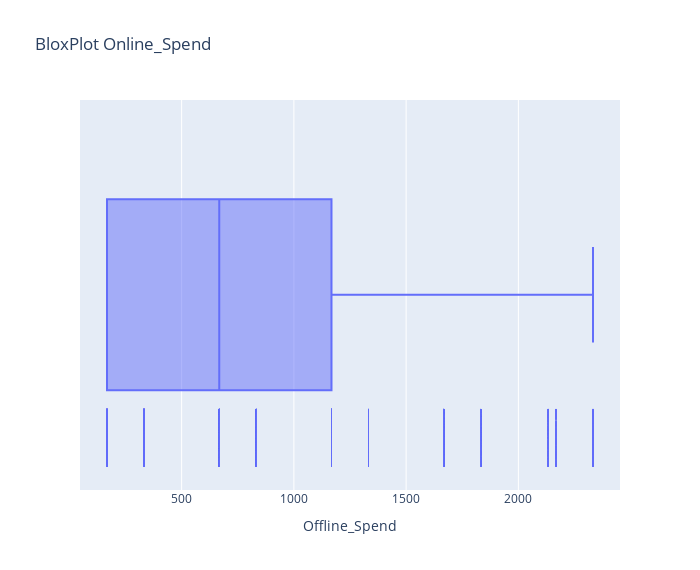

This figure's notebook cell:
### Code cell
fig=px.box(shopdataset,x='Offline_Spend',title="BloxPlot Online_Spend",width=700, height=570,points="all")
fig.update_traces({"marker":{"size":1}})

### Figure 1 — Plotly figure (JSON) as saved in the notebook; plotly's stock layout.template omitted (floating-point values rounded to 4 significant figures; data arrays with more than 128 entries replaced by an {"elided": "..."} marker saying what was removed)
{"data": [{"alignmentgroup": "True", "boxpoints": "all", "hovertemplate": "Offline_Spend=%{x}<extra></extra>", "legendgroup": "", "marker": {"color": "#636efa", "size": 1}, "name": "", "notched": false, "offsetgroup": "", "orientation": "h", "showlegend": false, "type": "box", "x": {"elided": "52524 float values"}, "x0": " ", "xaxis": "x", "y0": " ", "yaxis": "y"}], "layout": {"boxmode": "group", "height": 570, "legend": {"tracegroupgap": 0}, "title": {"text": "BloxPlot Online_Spend"}, "width": 700, "xaxis": {"anchor": "y", "domain": [0, 1], "title": {"text": "Offline_Spend"}}, "yaxis": {"anchor": "x", "domain": [0, 1]}}}
